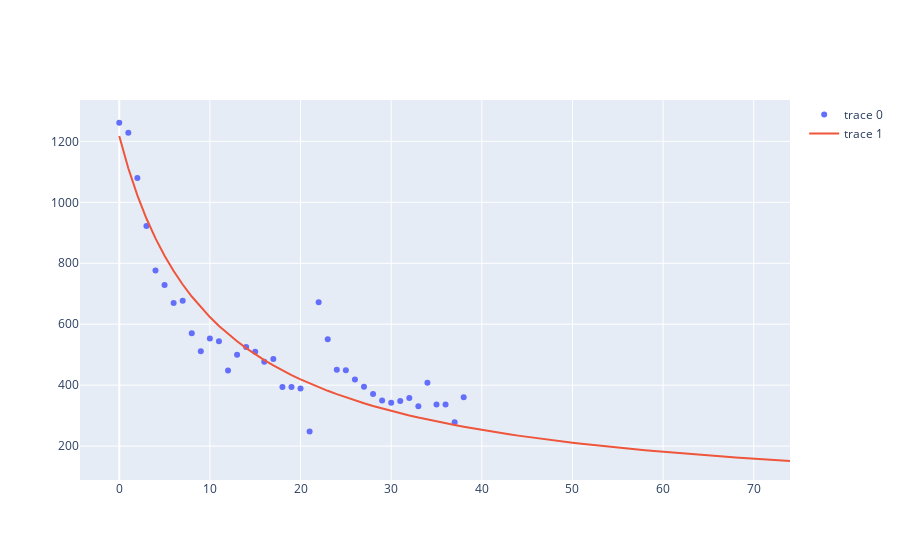

Notebook source saved alongside this figure:
### Markdown cell above
Neat. Now I want to plot all of this. First lets create a new dataframe for the fit data. W'ell pass the fitted variables into the dca function to create a decline that goes out 20 years into the future. We will also set an economic limit, below this number the well will be shut in.

We might as well output the expected remaining production fro the well to assign a PDP value as well.

### Code cell
#Set an economic limit in bbl/month
economic_limit=150

dca_fit=pd.DataFrame({'Month':range(0,max(xdata)+240,1)})
dca_fit['Qcalc']=dca(dca_fit.Month,popt[0],popt[1],popt[2])
#delete values below artifical limit
dca_fit=dca_fit[(dca_fit['Qcalc']>150)]

#calculate the pdp to economic limit
pdp=dca_fit['Qcalc'][dca_fit.Month>dca_prd_sub.index.max()].sum()

#Plot each dataset seperately
fig=go.Figure()
fig.add_trace(go.Scatter(x=xdata,y=ydata,mode='markers'))
fig.add_trace(go.Scatter(x=dca_fit.Month, y=dca_fit.Qcalc))
fig.show()
print('PDP, bbl:      %.0f' %pdp)
print('Qi, bbl/month: %.0f'%popt[0])
print('b, unitless:   %.2f'%popt[1])
print('Di, 1/month:   %.4f'%popt[2])

### Figure 1 — Plotly figure (JSON) as saved in the notebook; plotly's stock layout.template omitted (floating-point values rounded to 4 significant figures)
{"data": [{"mode": "markers", "type": "scatter", "x": [0, 1, 2, 3, 4, 5, 6, 7, 8, 9, 10, 11, 12, 13, 14, 15, 16, 17, 18, 19, 20, 21, 22, 23, 24, 25, 26, 27, 28, 29, 30, 31, 32, 33, 34, 35, 36, 37, 38], "y": [1261, 1228, 1080, 922, 776, 729, 670, 677, 570, 511, 553, 544, 448, 500, 525, 510, 477, 486, 394, 394, 389, 248, 672, 551, 451, 449, 419, 395, 371, 350, 342, 348, 358, 331, 408, 337, 337, 278, 360]}, {"type": "scatter", "x": [0, 1, 2, 3, 4, 5, 6, 7, 8, 9, 10, 11, 12, 13, 14, 15, 16, 17, 18, 19, 20, 21, 22, 23, 24, 25, 26, 27, 28, 29, 30, 31, 32, 33, 34, 35, 36, 37, 38, 39, 40, 41, 42, 43, 44, 45, 46, 47, 48, 49, 50, 51, 52, 53, 54, 55, 56, 57, 58, 59, 60, 61, 62, 63, 64, 65, 66, 67, 68, 69, 70, 71, 72, 73, 74], "y": [1217.0, 1112.0, 1023.0, 946.9, 881.5, 824.7, 774.7, 730.4, 690.9, 655.5, 623.5, 594.5, 568.1, 543.9, 521.7, 501.2, 482.3, 464.8, 448.5, 433.3, 419.0, 405.7, 393.3, 381.5, 370.5, 360.0, 350.2, 340.8, 332.0, 323.6, 315.6, 308.0, 300.7, 293.8, 287.2, 280.9, 274.8, 269.1, 263.5, 258.2, 253.1, 248.2, 243.4, 238.9, 234.5, 230.3, 226.2, 222.3, 218.5, 214.8, 211.2, 207.8, 204.5, 201.3, 198.1, 195.1, 192.2, 189.3, 186.6, 183.9, 181.3, 178.7, 176.3, 173.9, 171.5, 169.3, 167.1, 164.9, 162.8, 160.8, 158.8, 156.8, 154.9, 153.1, 151.2]}], "layout": {}}
